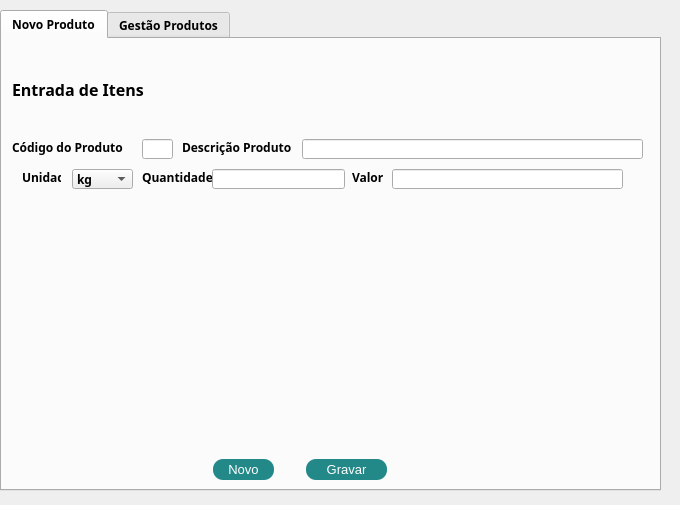
<?xml version="1.0" encoding="UTF-8"?>
<ui version="4.0">
 <class>almox_gestaoEstoque</class>
 <widget class="QDialog" name="almox_gestaoEstoque">
  <property name="geometry">
   <rect>
    <x>0</x>
    <y>0</y>
    <width>680</width>
    <height>505</height>
   </rect>
  </property>
  <property name="windowTitle">
   <string>Gerenciar Itens</string>
  </property>
  <widget class="QTabWidget" name="tabWidget">
   <property name="geometry">
    <rect>
     <x>0</x>
     <y>10</y>
     <width>661</width>
     <height>481</height>
    </rect>
   </property>
   <property name="font">
    <font>
     <family>Arial Black</family>
     <weight>75</weight>
     <bold>true</bold>
    </font>
   </property>
   <property name="styleSheet">
    <string notr="true"/>
   </property>
   <property name="currentIndex">
    <number>0</number>
   </property>
   <widget class="QWidget" name="tab_novoProduto">
    <attribute name="title">
     <string>Novo Produto</string>
    </attribute>
    <widget class="QLabel" name="label">
     <property name="geometry">
      <rect>
       <x>10</x>
       <y>100</y>
       <width>121</width>
       <height>16</height>
      </rect>
     </property>
     <property name="font">
      <font>
       <family>Arial Black</family>
       <weight>75</weight>
       <bold>true</bold>
      </font>
     </property>
     <property name="text">
      <string>Código do Produto</string>
     </property>
    </widget>
    <widget class="QLabel" name="label_2">
     <property name="geometry">
      <rect>
       <x>140</x>
       <y>130</y>
       <width>71</width>
       <height>16</height>
      </rect>
     </property>
     <property name="font">
      <font>
       <family>Arial Black</family>
       <weight>75</weight>
       <bold>true</bold>
      </font>
     </property>
     <property name="text">
      <string>Quantidade</string>
     </property>
    </widget>
    <widget class="QLineEdit" name="txt_quantidade">
     <property name="geometry">
      <rect>
       <x>210</x>
       <y>130</y>
       <width>133</width>
       <height>20</height>
      </rect>
     </property>
    </widget>
    <widget class="QLabel" name="label_3">
     <property name="geometry">
      <rect>
       <x>180</x>
       <y>100</y>
       <width>111</width>
       <height>16</height>
      </rect>
     </property>
     <property name="font">
      <font>
       <family>Arial Black</family>
       <weight>75</weight>
       <bold>true</bold>
      </font>
     </property>
     <property name="text">
      <string>Descrição Produto</string>
     </property>
    </widget>
    <widget class="QLineEdit" name="txt_produto">
     <property name="geometry">
      <rect>
       <x>300</x>
       <y>100</y>
       <width>341</width>
       <height>20</height>
      </rect>
     </property>
    </widget>
    <widget class="QComboBox" name="combBox_unidade">
     <property name="geometry">
      <rect>
       <x>70</x>
       <y>130</y>
       <width>61</width>
       <height>20</height>
      </rect>
     </property>
     <property name="font">
      <font>
       <family>Arial Black</family>
       <weight>75</weight>
       <bold>true</bold>
      </font>
     </property>
     <property name="styleSheet">
      <string notr="true"/>
     </property>
     <item>
      <property name="text">
       <string>kg</string>
      </property>
     </item>
     <item>
      <property name="text">
       <string>m</string>
      </property>
     </item>
     <item>
      <property name="text">
       <string>und</string>
      </property>
     </item>
     <item>
      <property name="text">
       <string>L</string>
      </property>
     </item>
    </widget>
    <widget class="QLabel" name="label_4">
     <property name="geometry">
      <rect>
       <x>20</x>
       <y>130</y>
       <width>39</width>
       <height>16</height>
      </rect>
     </property>
     <property name="font">
      <font>
       <family>Arial Black</family>
       <weight>75</weight>
       <bold>true</bold>
      </font>
     </property>
     <property name="text">
      <string>Unidade</string>
     </property>
    </widget>
    <widget class="QLabel" name="label_5">
     <property name="geometry">
      <rect>
       <x>350</x>
       <y>130</y>
       <width>41</width>
       <height>16</height>
      </rect>
     </property>
     <property name="font">
      <font>
       <family>Arial Black</family>
       <weight>75</weight>
       <bold>true</bold>
      </font>
     </property>
     <property name="text">
      <string>Valor</string>
     </property>
    </widget>
    <widget class="QLineEdit" name="txt_valor">
     <property name="geometry">
      <rect>
       <x>390</x>
       <y>130</y>
       <width>231</width>
       <height>20</height>
      </rect>
     </property>
    </widget>
    <widget class="QLineEdit" name="txt_codigo">
     <property name="geometry">
      <rect>
       <x>140</x>
       <y>100</y>
       <width>31</width>
       <height>20</height>
      </rect>
     </property>
    </widget>
    <widget class="QLabel" name="label_11">
     <property name="geometry">
      <rect>
       <x>10</x>
       <y>40</y>
       <width>161</width>
       <height>20</height>
      </rect>
     </property>
     <property name="font">
      <font>
       <family>Arial Black</family>
       <pointsize>12</pointsize>
       <weight>75</weight>
       <bold>true</bold>
      </font>
     </property>
     <property name="text">
      <string>Entrada de Itens</string>
     </property>
    </widget>
    <widget class="QPushButton" name="btn_gravarNovo">
     <property name="geometry">
      <rect>
       <x>304</x>
       <y>420</y>
       <width>81</width>
       <height>21</height>
      </rect>
     </property>
     <property name="font">
      <font>
       <pointsize>10</pointsize>
      </font>
     </property>
     <property name="styleSheet">
      <string notr="true">background:#288;
color:#fff;
border-radius:10px;
font-size:10pt;</string>
     </property>
     <property name="text">
      <string>Gravar</string>
     </property>
    </widget>
    <widget class="QPushButton" name="btn_novoItem">
     <property name="geometry">
      <rect>
       <x>211</x>
       <y>420</y>
       <width>61</width>
       <height>21</height>
      </rect>
     </property>
     <property name="font">
      <font>
       <pointsize>10</pointsize>
      </font>
     </property>
     <property name="styleSheet">
      <string notr="true">background:#288;
color:#fff;
border-radius:10px;
font-size:10pt;</string>
     </property>
     <property name="text">
      <string>Novo</string>
     </property>
    </widget>
   </widget>
   <widget class="QWidget" name="tab_gestaoProdutos">
    <attribute name="title">
     <string>Gestão Produtos</string>
    </attribute>
    <widget class="QTableWidget" name="tw_ge_produtos">
     <property name="geometry">
      <rect>
       <x>295</x>
       <y>31</y>
       <width>341</width>
       <height>421</height>
      </rect>
     </property>
     <property name="sortingEnabled">
      <bool>true</bool>
     </property>
    </widget>
    <widget class="QWidget" name="layoutWidget">
     <property name="geometry">
      <rect>
       <x>10</x>
       <y>30</y>
       <width>271</width>
       <height>361</height>
      </rect>
     </property>
     <layout class="QVBoxLayout" name="verticalLayout_5">
      <item>
       <layout class="QVBoxLayout" name="verticalLayout">
        <item>
         <widget class="QLabel" name="label_7">
          <property name="text">
           <string>Código do Produto</string>
          </property>
         </widget>
        </item>
        <item>
         <widget class="QLineEdit" name="txt_ge_codigo">
          <property name="enabled">
           <bool>true</bool>
          </property>
         </widget>
        </item>
       </layout>
      </item>
      <item>
       <layout class="QVBoxLayout" name="verticalLayout_3">
        <item>
         <widget class="QLabel" name="label_8">
          <property name="text">
           <string>Descrição Produto</string>
          </property>
         </widget>
        </item>
        <item>
         <widget class="QLineEdit" name="txt_ge_produto"/>
        </item>
       </layout>
      </item>
      <item>
       <layout class="QVBoxLayout" name="verticalLayout_2">
        <item>
         <widget class="QLabel" name="label_9">
          <property name="text">
           <string>Quantidade</string>
          </property>
         </widget>
        </item>
        <item>
         <widget class="QLineEdit" name="txt_ge_quantidade"/>
        </item>
       </layout>
      </item>
      <item>
       <layout class="QVBoxLayout" name="verticalLayout_4">
        <item>
         <widget class="QLabel" name="label_10">
          <property name="text">
           <string>Unidade</string>
          </property>
         </widget>
        </item>
        <item>
         <widget class="QLineEdit" name="txt_ge_unidade"/>
        </item>
       </layout>
      </item>
      <item>
       <layout class="QVBoxLayout" name="verticalLayout_6">
        <item>
         <widget class="QLabel" name="label_6">
          <property name="text">
           <string>Valor</string>
          </property>
         </widget>
        </item>
        <item>
         <widget class="QLineEdit" name="txt_ge_valor"/>
        </item>
       </layout>
      </item>
     </layout>
    </widget>
    <widget class="QPushButton" name="btn_ge_excluir">
     <property name="geometry">
      <rect>
       <x>142</x>
       <y>421</y>
       <width>61</width>
       <height>21</height>
      </rect>
     </property>
     <property name="styleSheet">
      <string notr="true">background:#288;
color:#fff;
border-radius:10px;
font-size:12pt;</string>
     </property>
     <property name="text">
      <string>Excluir</string>
     </property>
    </widget>
    <widget class="QPushButton" name="btn_ge_gravar">
     <property name="geometry">
      <rect>
       <x>61</x>
       <y>421</y>
       <width>61</width>
       <height>21</height>
      </rect>
     </property>
     <property name="styleSheet">
      <string notr="true">background:#288;
color:#fff;
border-radius:10px;
font-size:12pt;</string>
     </property>
     <property name="text">
      <string>Salvar</string>
     </property>
    </widget>
   </widget>
  </widget>
 </widget>
 <resources/>
 <connections/>
</ui>
